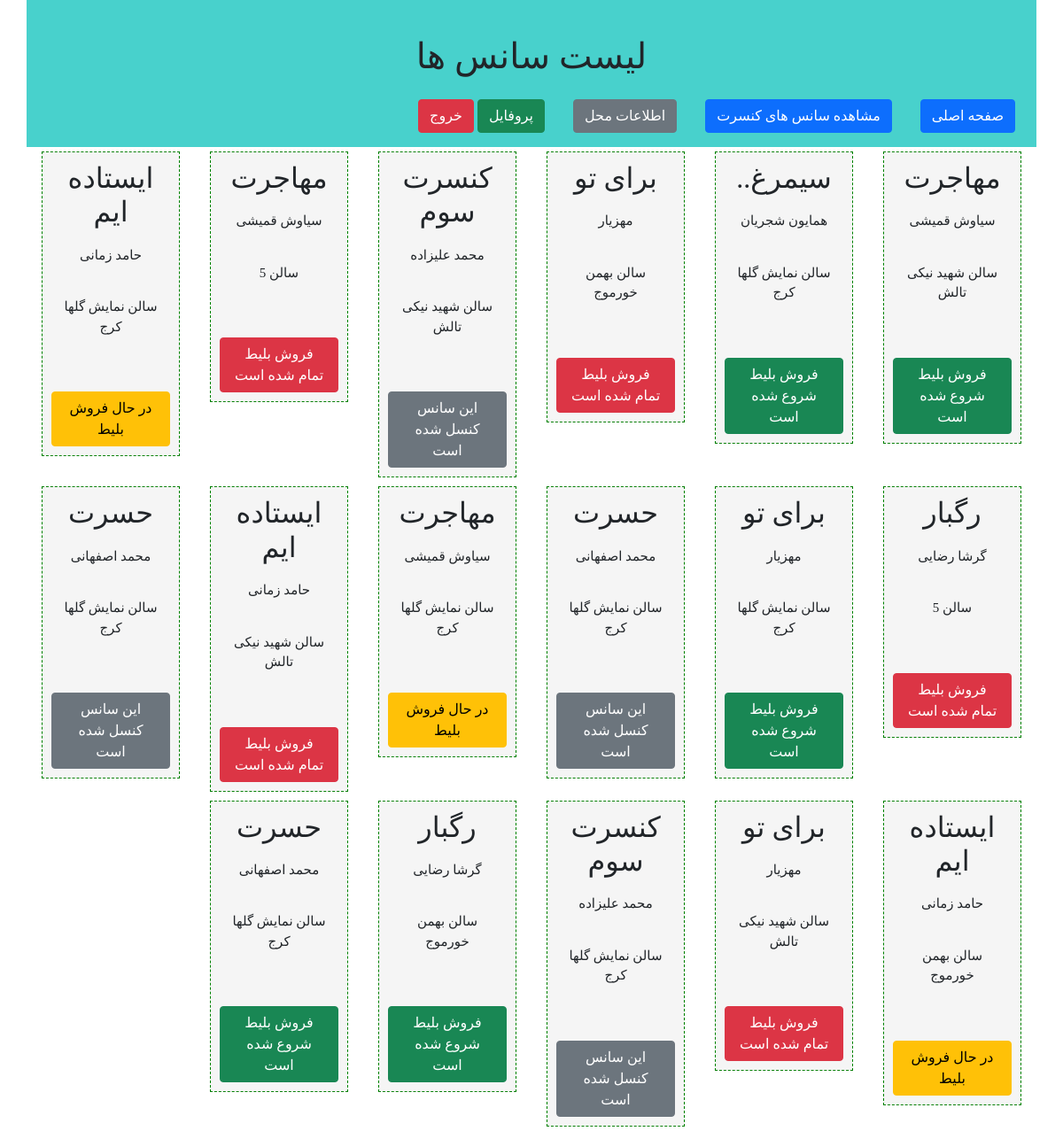
The page /ticketSales/time/list (signed in) on the database its author committed.
### ticketSales/models.py (models this page shows, shortened)
class timeModel(models.Model):
  class Meta:
    verbose_name='سانس'
    verbose_name_plural='سانس'
  concertModel = models.ForeignKey("concertModel",on_delete=models.PROTECT,verbose_name='کنسرت')
  locationModel = models.ForeignKey("locationModel",on_delete=models.PROTECT,verbose_name='مکان')
  StartDateTime = models.DateTimeField(verbose_name='زمان شروع')
  Seats = models.IntegerField(verbose_name='صندلی')
  Start = 1
  End = 2
  Cancel = 3
  Sales = 4
  status_choices = ((Start,"فروش بلیط شروع شده است"),(End,"فروش بلیط تمام شده است"),(Cancel,"این سانس کنسل شده است"),(Sales,"در حال فروش  بلیط"),)
  Status = models.IntegerField(choices=status_choices,verbose_name='وضعیت')
  def get_jalali_date(self):
    return datetime2jalali(self.StartDateTime)

class concertModel(models.Model):
  class Meta:
    verbose_name='کنسرت'
    verbose_name_plural='کنسرت'
  Name=models.CharField(max_length=100,verbose_name='نام کنسرت')
  SingerName=models.CharField(max_length=100,verbose_name='خواننده')
  length=models.IntegerField(verbose_name='طول')
  Poster=models.ImageField(upload_to="concertImages/",null=True,verbose_name='پوستر')

class locationModel(models.Model):
  class Meta:
    verbose_name='محل برگزاری'
    verbose_name_plural='محل برگزاری'
  IdNumber = models.IntegerField(primary_key=True,verbose_name='شناسه')
  Name=models.CharField(max_length=100,verbose_name='نام')
  Address=models.CharField(max_length=500,default='تهران برج میلاد',verbose_name='آدرس')
  Phone=models.CharField(max_length=11,verbose_name='شماره تلفن')
  capacity=models.IntegerField(verbose_name='ظرفیت')

### ticketSales/views.py (the view)
# urls.py: path('time/list',views.timeView),
@login_required
def timeView(request):
    times = timeModel.objects.all()
    context = {
      "timeList":times,
    }
    return render(request,"ticketSales/timeList.html",context)

### ticketSales/templates/ticketSales/timeList.html
{% extends "ticketSales/layout.html" %}
{% block titlepage %}
  لیست سانس ها
{% endblock %}
{% block mainContent %}
  {% if timeList %}
    {% for time in timeList %}
      <div class="col-md-2">
        <a>
          <div class="timeBox">
            <h2>{{ time.concertModel.Name }}</h2>
            <p>{{time.concertModel.SingerName}}</p>
            <p>{{time.locationModel.Name}}</p>
            <p>{{time.get_jalali_date}}</p>
            <div
            class="
            {% if time.Status == time.Start %}
              btn btn-success
            {% elif time.Status == time.End %}
              btn btn-danger
            {% elif time.Status == time.Cancel %}
              btn btn-secondary
            {% elif time.Status == time.Sales %}
              btn btn-warning
            {% endif %}
            ">
              {{time.get_Status_display}}
            </div>
          </div>
        </a>
      </div>
    {% endfor %}
  {% endif %}
{% endblock %}

### ticketSales/static/ticketSales/css/style.css (style rules this page uses)
body { font-family: Vazir; }
.imageBox, .timeBox { margin: 5px; background-color: whitesmoke; text-align: center; font-size: 15px; border: 1px dashed green; padding: 10px; }
.timeBox { margin: 5px; background-color: whitesmoke; font-size: 15px; border: 1px dashed green; padding: 10px; text-align: center; }
p { padding: 10px; }

### rows shown on the page
timeModel: concertModel.Name "مهاجرت", concertModel.SingerName "سیاوش قمیشی", locationModel.Name "سالن شهید نیکی تالش", Status "فروش بلیط شروع شده است"
timeModel: concertModel.Name "سیمرغ..", concertModel.SingerName "همایون شجریان", locationModel.Name "سالن نمایش گلها کرج", Status "فروش بلیط شروع شده است"
timeModel: concertModel.Name "برای تو", concertModel.SingerName "مهزیار", locationModel.Name "سالن بهمن خورموج", Status "فروش بلیط تمام شده است"
timeModel: concertModel.Name "کنسرت سوم", concertModel.SingerName "محمد علیزاده", locationModel.Name "سالن شهید نیکی تالش", Status "این سانس کنسل شده است"
timeModel: concertModel.Name "مهاجرت", concertModel.SingerName "سیاوش قمیشی", locationModel.Name "سالن 5", Status "فروش بلیط تمام شده است"
timeModel: concertModel.Name "ایستاده ایم", concertModel.SingerName "حامد زمانی", locationModel.Name "سالن نمایش گلها کرج", Status "در حال فروش بلیط"
timeModel: concertModel.Name "رگبار", concertModel.SingerName "گرشا رضایی", locationModel.Name "سالن 5", Status "فروش بلیط تمام شده است"
timeModel: concertModel.Name "برای تو", concertModel.SingerName "مهزیار", locationModel.Name "سالن نمایش گلها کرج", Status "فروش بلیط شروع شده است"
timeModel: concertModel.Name "حسرت", concertModel.SingerName "محمد اصفهانی", locationModel.Name "سالن نمایش گلها کرج", Status "این سانس کنسل شده است"
timeModel: concertModel.Name "مهاجرت", concertModel.SingerName "سیاوش قمیشی", locationModel.Name "سالن نمایش گلها کرج", Status "در حال فروش بلیط"
timeModel: concertModel.Name "ایستاده ایم", concertModel.SingerName "حامد زمانی", locationModel.Name "سالن شهید نیکی تالش", Status "فروش بلیط تمام شده است"
timeModel: concertModel.Name "حسرت", concertModel.SingerName "محمد اصفهانی", locationModel.Name "سالن نمایش گلها کرج", Status "این سانس کنسل شده است"
timeModel: concertModel.Name "ایستاده ایم", concertModel.SingerName "حامد زمانی", locationModel.Name "سالن بهمن خورموج", Status "در حال فروش بلیط"
timeModel: concertModel.Name "برای تو", concertModel.SingerName "مهزیار", locationModel.Name "سالن شهید نیکی تالش", Status "فروش بلیط تمام شده است"
timeModel: concertModel.Name "کنسرت سوم", concertModel.SingerName "محمد علیزاده", locationModel.Name "سالن نمایش گلها کرج", Status "این سانس کنسل شده است"
timeModel: concertModel.Name "رگبار", concertModel.SingerName "گرشا رضایی", locationModel.Name "سالن بهمن خورموج", Status "فروش بلیط شروع شده است"
timeModel: concertModel.Name "حسرت", concertModel.SingerName "محمد اصفهانی", locationModel.Name "سالن نمایش گلها کرج", Status "فروش بلیط شروع شده است"
